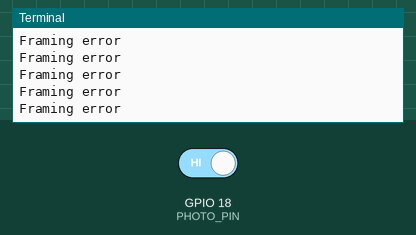
A program run on a simulated Raspberry Pi (BCM pin numbers). On the bench: the last lines printed to the terminal. The test bench sets the inputs (shaded band); at power-on: GPIO 18 (PHOTO_PIN) HIGH.

Above: at 1.2 s.
1.3 s: GPIO 18 (PHOTO_PIN) driven LOW
At 2.3 s:
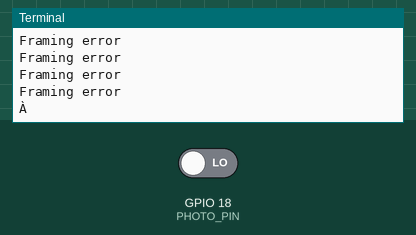
2.8 s: GPIO 18 (PHOTO_PIN) driven HIGH
At 3.07 s:
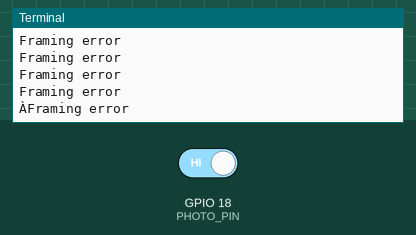

Measured:
- after the input at 1.3 s, the terminal: prints a new line after 0.07 s (image 1)
- after the input at 2.8 s, the terminal: prints a new line after 0.11 s (image 2)

The program:

asciiReciever.py
```python
import RPi.GPIO as GPIO
import time

# GPIO Setup
GPIO.setmode(GPIO.BCM)
PHOTO_PIN = 18
GPIO.setup(PHOTO_PIN, GPIO.IN)

BIT_DURATION = 0.01  # seconds

def read_bit():
    return '0' if GPIO.input(PHOTO_PIN) == GPIO.LOW else '1'

def wait_for_start():
    while True:
        if read_bit() == '1':
            time.sleep(BIT_DURATION)
            if read_bit() == '1':
                return
        time.sleep(BIT_DURATION / 2)

def receive_byte():
    wait_for_start()
    bits = ''
    for _ in range(8):
        time.sleep(BIT_DURATION)
        bits += read_bit()

    # Stop bits
    time.sleep(BIT_DURATION)
    stop1 = read_bit()
    time.sleep(BIT_DURATION)
    stop2 = read_bit()

    if stop1 == '0' and stop2 == '0':
        return chr(int(bits, 2))
    else:
        print("Framing error")
        time.sleep(0.1)
        return ''

try:
    print("Receiving ASCII text...")
    while True:
        char = receive_byte()
        if char:
            print(char, end='', flush=True)
except KeyboardInterrupt:
    pass
finally:
    GPIO.cleanup()
```
